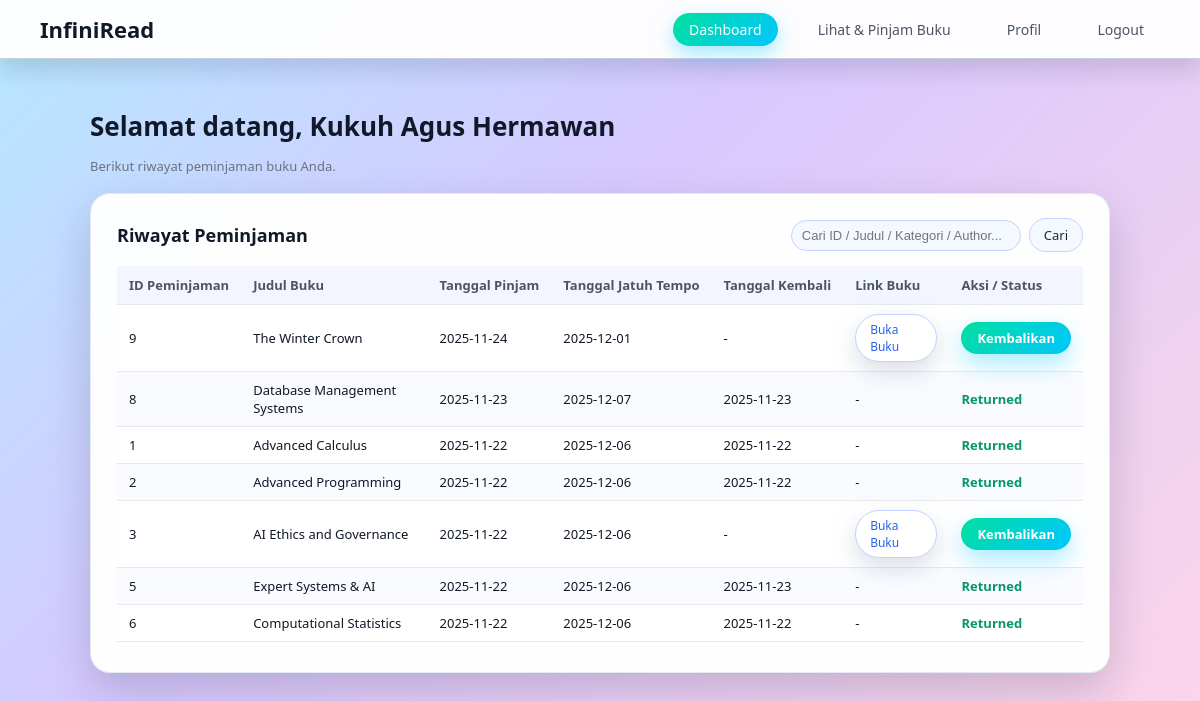
Page /frontend/pages/member/dashboard.php (signed in) on the committed database.
### tables this page shows
CREATE TABLE `borrowing` (
  `Brw_ID` int(11) NOT NULL,
  `Brw_Date` date NOT NULL,
  `Due_Date` date NOT NULL,
  `Return_Date` date DEFAULT NULL,
  `Brw_Status` enum('Borrowed','Returned') NOT NULL,
  `Staff_ID` int(11) NOT NULL,
  `Mem_ID` int(11) NOT NULL,
  `Book_ID` varchar(20) NOT NULL
);

CREATE TABLE `book` (
  `Book_ID` varchar(20) NOT NULL,
  `Category` varchar(20) NOT NULL,
  `Title` varchar(100) NOT NULL,
  `ISBN` varchar(50) NOT NULL,
  `Pages` int(11) NOT NULL,
  `Pub_Year` int(11) NOT NULL,
  `Age_Rating` int(11) NOT NULL,
  `Max_Borrowdays` int(11) NOT NULL,
  `Stock` int(11) NOT NULL,
  `Staff_ID` int(11) NOT NULL,
  `File_URL` varchar(255) NOT NULL
);

### backend/controllers/BorrowingController.php (called while the page is built, shortened)
<?php
require_once __DIR__ . '/../config/database.php';
class BorrowingController
{
    public static function getHistoryByMember(int $mem_id, ?string $keyword = null) {
        global $mysqli;
        $keyword = trim($keyword ?? '');
        $sql = "
            SELECT
                br.Brw_ID,
                b.Book_ID,
                b.Title,
                b.Category,
                IFNULL(ba.Authors, '') AS Authors,
                br.Brw_Date,
                br.Due_Date,
                br.Return_Date,
                br.Brw_Status,
                b.File_URL
            FROM borrowing br
            JOIN book b
                ON br.Book_ID = b.Book_ID
            LEFT JOIN (
                SELECT
                    Book_ID,
                    GROUP_CONCAT(Author SEPARATOR ', ') AS Authors
                FROM book_author
                GROUP BY Book_ID
            ) ba ON ba.Book_ID = b.Book_ID
            WHERE br.Mem_ID = ?
        ";
        $params = [];
        $types  = 'i';
        $params[] = $mem_id;
        $sql .= " ORDER BY br.Brw_Date DESC";
        $stmt = $mysqli->prepare($sql);
        $stmt->bind_param($types, ...$params);
        $stmt->execute();
        return $stmt->get_result();
    }
}

### frontend/pages/member/dashboard.php (the view, shortened to what this page needs)
<?php
require_once __DIR__ . '/../../../backend/middleware/AuthMiddleware.php';
require_once __DIR__ . '/../../../backend/controllers/BorrowingController.php';
$mem_id  = $_SESSION['member_id'];
$keyword = trim($_GET['q'] ?? '');
$result = BorrowingController::getHistoryByMember($mem_id, $keyword);
$active = 'dashboard';
?>
<!DOCTYPE html>
<html lang="id">
<head>
  <link rel="stylesheet" href="/frontend/assets/css/global.css">
  <link rel="stylesheet" href="/frontend/assets/css/dashboard.css">
</head>
<body>
<?php include __DIR__ . '/../../components/navbar_member.php'; ?>
<div class="page-wrap">
  <h1 class="page-title">
    Selamat datang, <?= htmlspecialchars($_SESSION['member_name']) ?>
  </h1>
  <p class="subtitle">Berikut riwayat peminjaman buku Anda.</p>
  <div class="card">
    <div class="table-header">
      <div class="table-title">Riwayat Peminjaman</div>
      <form method="get" class="search-form">
        <input
          type="text"
          name="q"
          class="search-input"
          placeholder="Cari ID / Judul / Kategori / Author..."
          value="<?= htmlspecialchars($keyword) ?>"
        >
        <button type="submit" class="btn-ghost">Cari</button>
      </form>
    </div>
    <table class="data-table">
      <thead>
        <tr>
          <th>ID Peminjaman</th>
          <th>Judul Buku</th>
          <th>Tanggal Pinjam</th>
          <th>Tanggal Jatuh Tempo</th>
          <th>Tanggal Kembali</th>
          <th>Link Buku</th>
          <th>Aksi / Status</th>
        </tr>
      </thead>
      <tbody>
      <?php while ($row = $result->fetch_assoc()): ?>
        <tr>
          <td><?= (int)$row['Brw_ID'] ?></td>
          <td><?= htmlspecialchars($row['Title']) ?></td>
          <td><?= htmlspecialchars($row['Brw_Date']) ?></td>
          <td><?= htmlspecialchars($row['Due_Date']) ?></td>
          <td><?= htmlspecialchars($row['Return_Date'] ?? '-') ?></td>
          <td>
            <?php if ($row['Brw_Status'] === 'Borrowed'
                      && $row['Return_Date'] === null
                      && !empty($row['File_URL'])): ?>
              <a href="<?= htmlspecialchars($row['File_URL']) ?>"
                 target="_blank"
                 class="btn-link-book">
                Buka Buku
              </a>
            <?php else: ?>
              -
            <?php endif; ?>
          </td>
          <td>
            <?php if ($row['Brw_Status'] === 'Borrowed'
                      && $row['Return_Date'] === null): ?>
              <form action="/frontend/pages/member/return_action.php"
                    method="post" style="display:inline;">
                <button type="submit" class="btn-primary">Kembalikan</button>
              </form>
            <?php else: ?>
              <span class="status-returned">
                <?= htmlspecialchars($row['Brw_Status']) ?>
              </span>
            <?php endif; ?>
          </td>
        </tr>
      <?php endwhile; ?>
      </tbody>
    </table>
  </div>
</div>
</body>
</html>

### frontend/components/navbar_member.php (shortened to what this page needs)
<div class="topbar">
  <div class="brand">InfiniRead</div>
  <div class="menu-right">
    <a href="/frontend/pages/member/dashboard.php" class="<?= $active === 'dashboard' ? 'active' : '' ?>">Dashboard</a>
    <a href="/frontend/pages/member/books.php" class="<?= $active === 'books' ? 'active' : '' ?>">Lihat &amp; Pinjam Buku</a>
    <a href="/frontend/pages/member/profile.php" class="<?= $active === 'profile' ? 'active' : '' ?>">Profil</a>
    <a href="/logout.php">Logout</a>
  </div>
</div>

### frontend/assets/css/global.css (style rules this page uses)
* { box-sizing: border-box; }
html, body { margin: 0; padding: 0; min-height: 100vh; }
body { font-family: "Poppins", system-ui, sans-serif; background: linear-gradient(135deg, #b5e8ff, #d7c9ff 40%, #ffd6e8); color: #1f2933; }
a { color: #2563eb; text-decoration: none; }
button { font-family: inherit; }
.page-wrap { padding: 32px 40px 40px; max-width: 1200px; margin: 0 auto; }
.page-title { font-size: 26px; font-weight: 700; margin-bottom: 4px; color: #111827; }
.subtitle { font-size: 13px; color: #6b7280; margin-bottom: 18px; }

### frontend/assets/css/dashboard.css (style rules this page uses)
.page-wrap { padding: 32px 40px 40px; max-width: 1100px; margin: 0 auto; }

### frontend/pages/member/dashboard.php (style rules this page uses)
.topbar { background: rgba(255, 255, 255, 0.96); padding: 14px 40px; display: flex; justify-content: space-between; align-items: center; color: #111827; border-bottom: 1px solid rgba(148, 163, 184, 0.5); box-shadow: 0 10px 25px rgba(15, 23, 42, 0.15); }
.brand { font-size: 22px; font-weight: 700; color: #111827; }
.menu-right a { margin-left: 20px; padding: 7px 16px; border-radius: 999px; font-size: 14px; color: #4b5563; background: transparent; transition: background 0.15s, color 0.15s, box-shadow 0.15s; text-decoration: none; }
.menu-right a.active { background: linear-gradient(135deg, #00e09e, #00c6ff); color: #ffffff; box-shadow: 0 8px 20px rgba(0, 198, 255, 0.35); }
.card { background: rgba(255, 255, 255, 0.97); border-radius: 20px; padding: 24px 26px 30px; box-shadow: 0 18px 45px rgba(15, 23, 42, 0.18); border: 1px solid rgba(226, 232, 240, 0.9); }
.table-header { display: flex; justify-content: space-between; align-items: center; margin-bottom: 14px; gap: 12px; flex-wrap: wrap; }
.table-title { font-size: 18px; font-weight: 600; color: #111827; }
.search-form { display: flex; align-items: center; gap: 8px; }
.search-input { padding: 7px 10px; border-radius: 999px; border: 1px solid #c7d2fe; background: #f4f8ff; font-size: 13px; min-width: 230px; outline: none; }
.btn-ghost { padding: 7px 14px; border-radius: 999px; font-size: 13px; background: #f4f8ff; border: 1px solid #c7d2fe; cursor: pointer; transition: 0.15s; text-decoration: none; color: #1f2937; }
.data-table { width: 100%; border-collapse: collapse; font-size: 13px; }
.data-table th { background: #f3f6ff; padding: 10px 12px; font-weight: 600; color: #4b5563; border-bottom: 1px solid #e5e7eb; text-align: left; white-space: nowrap; }
.data-table td { padding: 9px 12px; border-bottom: 1px solid #e5e7eb; background: #ffffff; color: #111827; vertical-align: middle; }
.data-table tr:nth-child(even) td { background: #f9fbff; }
.btn-primary { background: linear-gradient(135deg, #00e09e, #00c6ff); border: none; color: #ffffff; padding: 7px 16px; border-radius: 999px; cursor: pointer; font-weight: 600; font-size: 13px; box-shadow: 0 10px 25px rgba(0, 198, 255, 0.35); transition: transform 0.1s ease, box-shadow 0.1s ease, filter 0.1s ease; }
.btn-link-book { display: inline-block; padding: 6px 14px; border-radius: 999px; background: #ffffff; border: 1px solid #c7d2fe; font-size: 12px; color: #2563eb; text-decoration: none; box-shadow: 0 10px 25px rgba(148, 163, 184, 0.35); transition: background 0.15s, box-shadow 0.15s, transform 0.1s; }
.status-returned { color: #059669; font-weight: 600; }

### rows in the picture
borrowing: Brw_ID "9", Book_ID.Title "The Winter Crown", Brw_Date "2025-11-24", Due_Date "2025-12-01", Return_Date "-"
borrowing: Brw_ID "8", Book_ID.Title "Database Management Systems", Brw_Date "2025-11-23", Due_Date "2025-12-07", Return_Date "2025-11-23", Brw_Status "Returned"
borrowing: Brw_ID "1", Book_ID.Title "Advanced Calculus", Brw_Date "2025-11-22", Due_Date "2025-12-06", Return_Date "2025-11-22", Brw_Status "Returned"
borrowing: Brw_ID "2", Book_ID.Title "Advanced Programming", Brw_Date "2025-11-22", Due_Date "2025-12-06", Return_Date "2025-11-22", Brw_Status "Returned"
borrowing: Brw_ID "3", Book_ID.Title "AI Ethics and Governance", Brw_Date "2025-11-22", Due_Date "2025-12-06", Return_Date "-"
borrowing: Brw_ID "5", Book_ID.Title "Expert Systems & AI", Brw_Date "2025-11-22", Due_Date "2025-12-06", Return_Date "2025-11-23", Brw_Status "Returned"
borrowing: Brw_ID "6", Book_ID.Title "Computational Statistics", Brw_Date "2025-11-22", Due_Date "2025-12-06", Return_Date "2025-11-22", Brw_Status "Returned"

### other values in the picture
$_SESSION['member_name'] "Kukuh Agus Hermawan"
